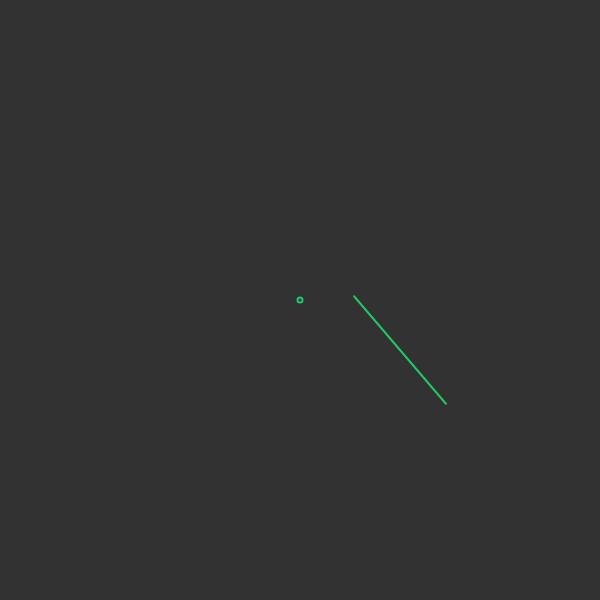
Frame 1 (no input)
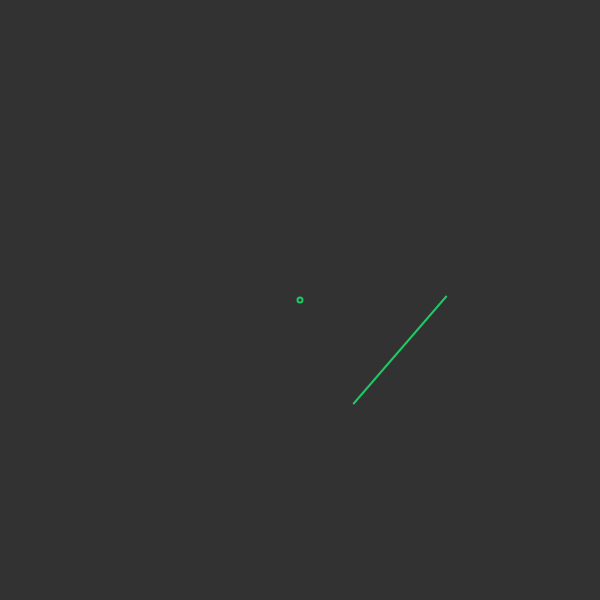
Frame 60 (no input)
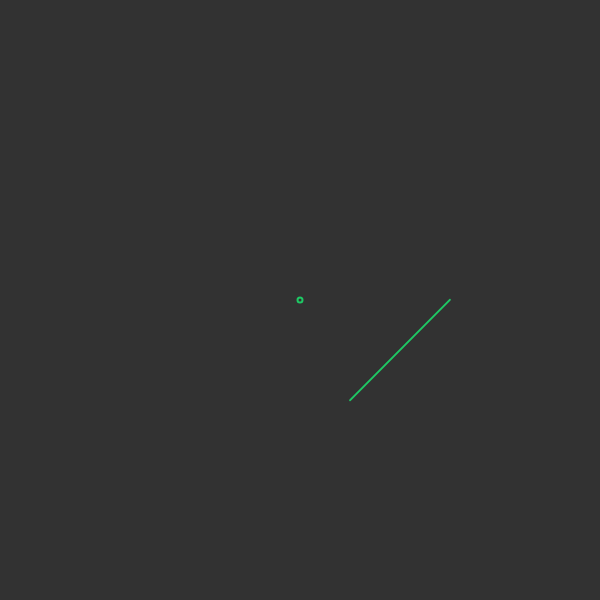
Frame 120 (the mouse pressed at the canvas centre since frame 60)

The p5.js sketch that drew these frames (run headless with seeded random() and noise() and a simulated clock; from frame 60 on, the mouse is pressed at the canvas centre):

// p5.js sketch
// ── sketch.js
const bgColor = 50;
const canvasSize = 600;
const radius = 150;
const lineCount = 30;

const angleIncrement = 360 / lineCount;
var angle = 0;

function setup() {
    noFill();
    createCanvas(canvasSize, canvasSize);
    angleMode(DEGREES);
    strokeWeight(2);
}

function draw() {
    background(bgColor);
    translate(canvasSize / 2, canvasSize / 2);

    stroke(30, 200, 100);
    ellipse(0, 0, 5, 5);

    var ix1 = 0;
    var ix2 = 100;
    var iy1 = 0;
    var iy2 = 100;

    // finding hypotenuse
    var r = sqrt(sq(abs(ix1 - ix2)) + sq(abs(iy1 - iy2))) / 2;

    // for a sort of snappy animation
    if (angle < 90) {
        angle += (90 - angle) / 20;
        if (90 - angle < 0.1) {
            angle = 90;
        }
    }

    
    var theta = 0;
    if ((ix1 - ix2) != 0) {
        theta = atan((iy1 - iy2) / (ix1 - ix2));
    }

    var x_offset = r * cos(theta) + 50;
    var y_offset = r * sin(theta);

    var x1 = r * cos(angle + theta) + x_offset;
    var x2 = -r * cos(angle + theta) + x_offset;

    var y1 = r * sin(angle + theta) + y_offset;
    var y2 = -r * sin(angle + theta) + y_offset;

    line(x1, y1, x2, y2);
}
